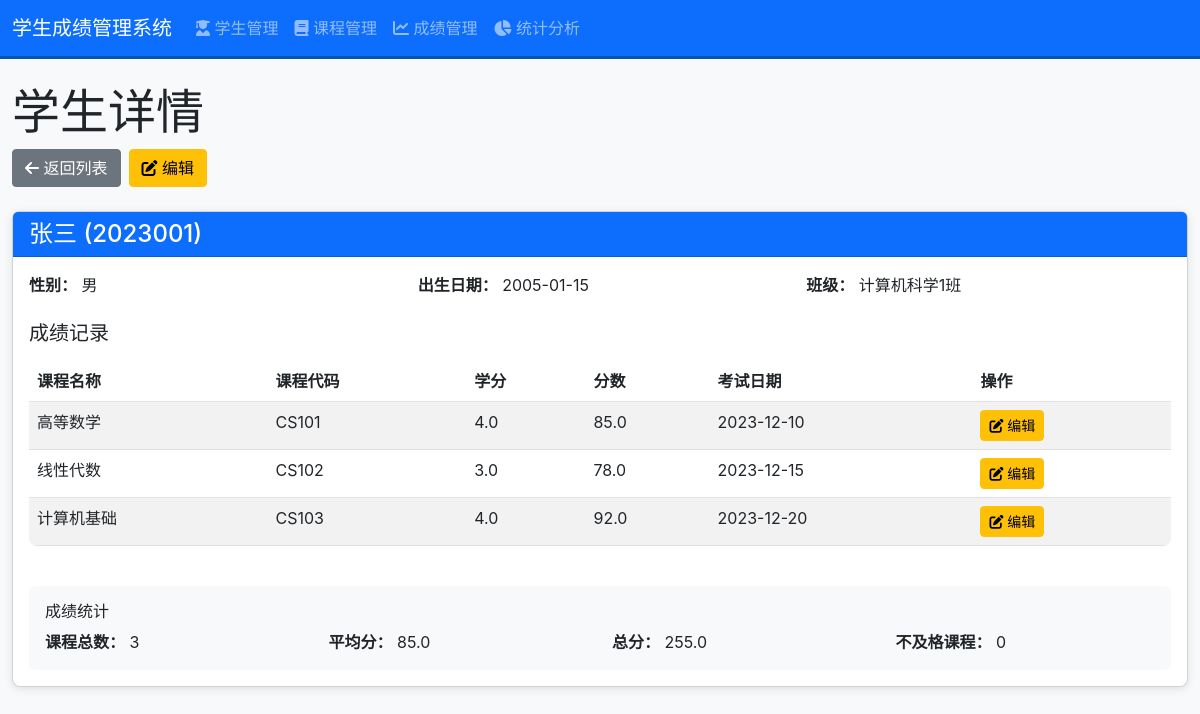
Screenshot of /student/1 with the database file from the repository.
### models/student_model.py (models this page shows, shortened)
class Student(db.Model):
    id = db.Column(db.Integer, primary_key=True)
    student_id = db.Column(db.String(20), unique=True, nullable=False)
    name = db.Column(db.String(50), nullable=False)
    gender = db.Column(db.String(10))
    date_of_birth = db.Column(db.Date)
    class_name = db.Column(db.String(50))
    created_at = db.Column(db.DateTime, default=datetime.utcnow)
    scores = db.relationship('Score', backref='student', lazy=True, cascade='all, delete-orphan')

### models/score_model.py (models this page shows, shortened)
class Score(db.Model):
    id = db.Column(db.Integer, primary_key=True)
    student_id = db.Column(db.Integer, db.ForeignKey('student.id'), nullable=False)
    course_id = db.Column(db.Integer, db.ForeignKey('course.id'), nullable=False)
    score = db.Column(db.Float, nullable=False)
    exam_date = db.Column(db.Date)
    created_at = db.Column(db.DateTime, default=datetime.utcnow)

### models/course_model.py (models this page shows, shortened)
class Course(db.Model):
    id = db.Column(db.Integer, primary_key=True)
    course_code = db.Column(db.String(20), unique=True, nullable=False)
    course_name = db.Column(db.String(100), nullable=False)
    credits = db.Column(db.Float, nullable=False)
    semester = db.Column(db.String(20))
    created_at = db.Column(db.DateTime, default=datetime.utcnow)
    scores = db.relationship('Score', backref='course', lazy=True, cascade='all, delete-orphan')

### views/student_views.py (the view)
@app.route('/student/<int:student_id>')
def student_detail(student_id):
    student = Student.query.get_or_404(student_id)
    return render_template('student_detail.html', student=student)

### templates/student_detail.html (shortened to what this page needs)
{% extends 'base.html' %}
{% block content %}
    <div class="mb-4">
        <h1 class="display-5">学生详情</h1>
        <div class="d-flex gap-2">
            <a href="{{ url_for('student_list') }}" class="btn btn-secondary">
                <i class="fas fa-arrow-left"></i> 返回列表
            </a>
            <a href="{{ url_for('edit_student', student_id=student.id) }}" class="btn btn-warning">
                <i class="fas fa-edit"></i> 编辑
            </a>
        </div>
    </div>
    <div class="card">
        <div class="card-header bg-primary text-white">
            <h2 class="card-title h4 mb-0">{{ student.name }} ({{ student.student_id }})</h2>
        </div>
        <div class="card-body">
            <div class="row mb-4">
                <div class="col-md-4">
                    <strong>性别：</strong> {{ student.gender }}
                </div>
                <div class="col-md-4">
                    <strong>出生日期：</strong> {{ student.date_of_birth.strftime('%Y-%m-%d') if student.date_of_birth else '未设置' }}
                </div>
                <div class="col-md-4">
                    <strong>班级：</strong> {{ student.class_name }}
                </div>
            </div>
            <h3 class="h5 mt-4 mb-3">成绩记录</h3>
            {% if student.scores %}
                <div class="table-responsive">
                    <table class="table table-striped">
                        <thead>
                            <tr>
                                <th>课程名称</th>
                                <th>课程代码</th>
                                <th>学分</th>
                                <th>分数</th>
                                <th>考试日期</th>
                                <th>操作</th>
                            </tr>
                        </thead>
                        <tbody>
                            {% for score in student.scores %}
                            <tr>
                                <td>{{ score.course.course_name }}</td>
                                <td>{{ score.course.course_code }}</td>
                                <td>{{ score.course.credits }}</td>
                                <td>{{ score.score }}</td>
                                <td>{{ score.exam_date.strftime('%Y-%m-%d') if score.exam_date else '未设置' }}</td>
                                <td>
                                    <a href="{{ url_for('edit_score', score_id=score.id) }}" class="btn btn-warning btn-sm">
                                        <i class="fas fa-edit"></i> 编辑
                                    </a>
                                </td>
                            </tr>
                            {% endfor %}
                        </tbody>
                    </table>
                </div>
                <div class="mt-4 bg-light p-3 rounded">
                    <h4 class="h6 mb-2">成绩统计</h4>
                    <div class="row">
                        <div class="col-md-3">
                            <strong>课程总数：</strong> {{ student.scores|length }}
                        </div>
                        <div class="col-md-3">
                            <strong>平均分：</strong> {{ (student.scores|sum(attribute='score') / student.scores|length)|round(2) }}
                        </div>
                        <div class="col-md-3">
                            <strong>总分：</strong> {{ student.scores|sum(attribute='score')|round(2) }}
                        </div>
                        <div class="col-md-3">
                            <strong>不及格课程：</strong> {{ student.scores|selectattr('score', '<', 60)|list|length }}
                        </div>
                    </div>
                </div>
            {% endif %}
        </div>
    </div>
{% endblock %}

### static/css/style.css (style rules this page uses)
body { font-family: -apple-system, BlinkMacSystemFont, 'Segoe UI', Roboto, 'Helvetica Neue', Arial, sans-serif; background-color: #f8f9fa; }
.card { border-radius: 8px; box-shadow: 0 2px 10px rgba(0, 0, 0, 0.1); }
.table { background-color: white; border-radius: 8px; overflow: hidden; }
.btn { border-radius: 4px; transition: all 0.3s ease; }

### rows the page displays
Student: name "张三", student_id "2023001", gender "男", date_of_birth "2005-01-15", class_name "计算机科学1班"
Score: course.course_name "高等数学", course.course_code "CS101", course.credits "4.0", score "85.0", exam_date "2023-12-10"
Score: course.course_name "线性代数", course.course_code "CS102", course.credits "3.0", score "78.0", exam_date "2023-12-15"
Score: course.course_name "计算机基础", course.course_code "CS103", course.credits "4.0", score "92.0", exam_date "2023-12-20"

### other values shown
{{ student.scores|length }} "3"
{{ student.scores|sum(attribute='score')|round(2) }} "255.0"
{{ student.scores|selectattr('score', '<', 60)|list|length }} "0"
